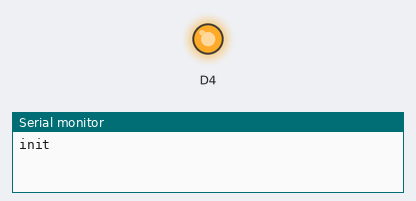
This sketch was run on a simulated ESP8266 (NodeMCU). Shown: output pins drawn as LEDs (lit = HIGH, except the on-board LED, lit = LOW), the last lines printed to the serial monitor. Pins used as bus, display or sensor lines are not drawn.

Above: at 5.0 s.
At 10.19 s:
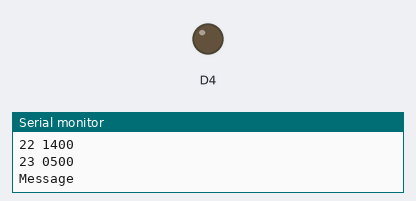
Timing chart, 0 to 13.5 s (numbered marks = the images above):
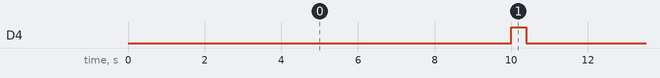

The sketch:

ninja-fan.ino
```cpp
typedef struct {
    boolean power;
    int duration;
} signal;


const signal A {true, 850};
const signal B {true, 400};
const signal C {false, 500};
const signal D {false, 950};

#define LIGHT_LOOPS 4
#define INTERMISSION 20000

#define TX_PIN D1

#define ARRAY_SIZE(array) ((sizeof(array))/(sizeof(array[0])))

signal preamble[] = {B,C,B,C,B,C,B,C,B,C,B,C,B,C,B,C,B,C,B,C,B,C,B,C};
signal light[] = {A,C,B,D,A,C,A,C,B,D,B,D,A,C,A,C,A,C,B,D,A,C,A,C,A,C,A,C,B,D,B,D,B,D,B,D,B,D,B,D,B,D,A,C,A,C,B,D,B,D,B,D,A,C,A,C,B,D,A,C,B,D,B,D,A,C,B,D,A,C,A,C,B,D,A,C,A,C,A,C,A,C,B,D,B,D,B,D,A,C,B,D,B,D,B,D,B,D,B,D,B,D,B,D,B,D,A,C,A,C,A,C,B,D,A,C,A,C,A,C,A,C,A,C,A,C,A,C,A,C,B,C};
signal speed0[] = {A,C,B,D,A,C,A,C,B,D,B,D,A,C,A,C,A,C,B,D,A,C,A,C,A,C,A,C,B,D,B,D,B,D,B,D,B,D,B,D,B,D,A,C,A,C,B,D,B,D,B,D,A,C,A,C,B,D,A,C,B,D,B,D,A,C,B,D,A,C,A,C,B,D,A,C,A,C,A,C,A,C,B,D,B,D,B,D,B,D,B,D,B,D,B,D,B,D,B,D,B,D,B,D,A,C,A,C,A,C,A,C,A,C,A,C,A,C,A,C,A,C,A,C,A,C,A,C,B,D,B,C};
signal speed3[] = {A,C,B,D,A,C,A,C,B,D,B,D,A,C,A,C,A,C,B,D,A,C,A,C,A,C,A,C,B,D,B,D,B,D,B,D,B,D,B,D,B,D,A,C,A,C,B,D,B,D,B,D,A,C,A,C,B,D,A,C,B,D,B,D,A,C,B,D,A,C,A,C,B,D,A,C,A,C,A,C,A,C,B,D,B,D,B,D,B,D,B,D,A,C,B,D,B,D,B,D,B,D,B,D,B,D,A,C,A,C,A,C,A,C,A,C,B,D,A,C,A,C,A,C,A,C,A,C,A,C,B,C};
signal speed2[] = {A,C,B,D,A,C,A,C,B,D,B,D,A,C,A,C,A,C,B,D,A,C,A,C,A,C,A,C,B,D,B,D,B,D,B,D,B,D,B,D,B,D,A,C,A,C,B,D,B,D,B,D,A,C,A,C,B,D,A,C,B,D,B,D,A,C,B,D,A,C,A,C,B,D,A,C,A,C,A,C,A,C,B,D,B,D,B,D,B,D,B,D,B,D,A,C,B,D,B,D,B,D,B,D,B,D,A,C,A,C,A,C,A,C,A,C,A,C,B,D,A,C,A,C,A,C,A,C,A,C,B,D,C};
signal speed1[] = {A,C,B,D,A,C,A,C,B,D,B,D,A,C,A,C,A,C,B,D,A,C,A,C,A,C,A,C,B,D,B,D,B,D,B,D,B,D,B,D,B,D,A,C,A,C,B,D,B,D,B,D,A,C,A,C,B,D,A,C,B,D,B,D,A,C,B,D,A,C,A,C,B,D,A,C,A,C,A,C,A,C,B,D,B,D,B,D,B,D,B,D,B,D,B,D,B,D,B,D,B,D,A,C,B,D,A,C,A,C,A,C,A,C,A,C,A,C,A,C,A,C,A,C,A,C,B,D,A,C,B,D};

unsigned long previous = 0;
const long interval = 10000;

void setup(){
    pinMode(BUILTIN_LED, OUTPUT);
    pinMode (TX_PIN, OUTPUT);
    Serial.begin(115200);
    Serial.println("init");
}

void toggleLight(){
    //do the preamble (24)
    Serial.println(millis());
    Serial.print("Preamble ");
    Serial.println(ARRAY_SIZE(preamble));
    for(int repeat = 0; repeat < 3; repeat++){
      for(int burst = 0; burst < ARRAY_SIZE(preamble); burst++){
        Serial.print(burst);
        Serial.print(" ");
          Serial.print(preamble[burst].power);
          Serial.println(preamble[burst].duration);
          digitalWrite(TX_PIN, preamble[burst].power);
          delayMicroseconds(preamble[burst].duration);
      }
      delayMicroseconds(10000);
      Serial.println("Message");
      for(int burst = 0; burst < ARRAY_SIZE(light); burst++){
          digitalWrite(TX_PIN, light[burst].power);
          delayMicroseconds(light[burst].duration);
      }
    delayMicroseconds(INTERMISSION);
    }
    Serial.println("Done");
}

void loop(){
    if(millis() - previous >= interval){
      previous = millis();
      digitalWrite(BUILTIN_LED, HIGH);
      toggleLight();
      digitalWrite(BUILTIN_LED, LOW);
    }
    delay(5000);
}
```

Measured:
- by itself, D4: alternates HIGH for 0.40 s and LOW for 10.0 s
